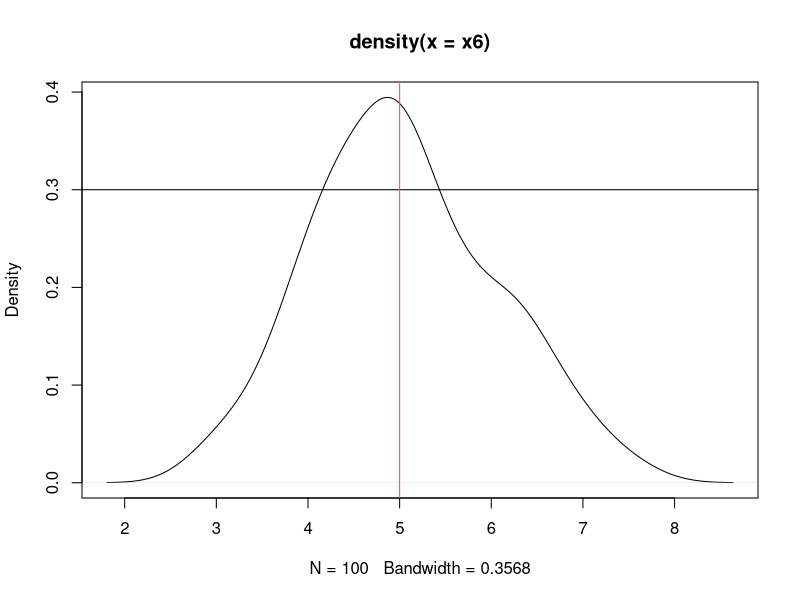

The R source for this figure: (Note: this script raises an error after producing the figure.)
# Vectors and Basic Statistics - Univariate Analysis
#packages required - e1071, modeest
#single dimension of same data type
#x = c(3, 'Data', TRUE) # cannotr

#create numbers in sequence----
(x1 <- 10:19)
x1
(x1 = 10:19)
(x1 = sample(x=10:19))#pick in random order
x1

print(x1) #see the position numbers start from 1
(y = 10:100)
y[1:10]


#subset/ filter values on condition, position----
x1[x1 > 15]
x1[x1 < 13]
x1[(x1 < 14) | (x1 > 17)]
x1[(x1 > 14) & (x1 < 17)]

#Subset values on position
x1
length(x1)
x1[1]
x1[3:6]
x1[c(3,6,7)]
x1[seq(2,10,2)]
x1
x1[-5]
x1[-c(1,3,7)]

#sort
(x1=sample(x=10:200))
length(x1)
sort(x1)
sort(x1, decreasing=T)
x1
rev(x1)  #rev is different from decreasing order


#generate numbers different way----
(x2 = c(4,7,3,9,11))
#c - combine values in a vector variable
(x3 = seq(from=0, to=100, by=5))
(x4 = c(rep(4,times=3), rep(7, times=4)))
(x5 = c(rep(c(1,2,3), times=c(5,4,3))))
rep(1,5); rep(c(1,3),5)
rep(1, times=5)

#Using probability Distributions
(x6 = rnorm(n=100, mean=5, sd=1))
mean(x6)
plot(density(x6))
abline(v=5, h=0.3, col=1:2)
sd(x6)
(x7 = runif(n=10, min=2, max=10))

#removing decimal places/ round----
floor(10.35)
x6
floor(x6)
ceiling(x6)
trunc(x6)
round(x6,digits=2)  #round to decimal places
signif(x6,digits=3)  #round to specified no of digits

# Basic operations on vector----
x1
sum(x1)
cumsum(x1) # cumulative sum
cumprod(x1)
x1 * 2  # multiple by 2
x1 * c(2,4) #multiple 2 & 4 alternatively
x1
#similarly other operators can be used
x1/2
x1 ^ 2
x1 ** 2
x1 %% 2
sqrt(x1)
sin(x1)

#concatenate vectors
x1; x2
(x8 = c(x1, x2))
x8

#min, max, compare ----
min(x1)
max(x1)
mean(x1)
median(x1)
mode(x1) #this mode is not stats mode
length(x1)  #no of values
x1==x2
5 < 6
5 > 6
5 == 6
5 <= 6

#attributes----
str(x1)
class(x1)
typeof(x1)
summary(x1)
head(x1)
head(x1,n=3)
tail(x1)


#missing values in vector (NA)----
(x9 = c(1,5,14,NA,20,17, NA,9))
sum(x9) #error
is.na(x9) #T & F 
#how many missing values
sum(is.na(x9))
sum(x9, na.rm=T)
na.omit(x9)
na.exclude(x9)
#impute
x9[is.na(x9)] = mean(x9, na.rm=T)
x9

#Other Vectors----
class(x1)
(x11 = c(10.4, 12.4, 15, 20)) #numeric
class(x11)
(x12 = c(3L,6L,9L, 15L)) #integer
class(x12)

#character----
(x13 = c('henry', 'harvin', 'education'))
class(x13)
toupper(x13)
casefold(x13,upper=T)

(x14 = c("BUSINESS", "MARKETING", 'FINANCIAL'))
tolower(x14)
casefold(x14,upper=F)

chartr("BMF","bmF",x14) #replace BMF with bmF
strsplit(x14, "E") #split at point E is found


#Logical Vectors----
(x20 = c(TRUE, FALSE, T, F, TRUE))
class(x20)
sum(x20) #how many T
x20[x20 ==T ] # T=1
table(x20)  #T & F count

#names to vector elements----
x14
names(x14) = c('CBAP','CMAP',"CFAP")
x14
x14["CMAP"]  #value of label CMAP


#paste ----
paste("Product",1,sep="-")
paste("Coy",1,sep="$")
paste("Product",1:10,sep="-")

#Generate Sample values----
(x25 = ceiling(rnorm(10, mean=60, sd=10)))
(x26a = sample(c("Male","Female")))
(x26b = sample(c("Male","Female"), size=10))#error
(x26c = sample(c("Male","Female"), size=10, replace=T))
table(x26c)
(x26d = sample(c("Male","Female"), size=10, replace=T, prob=c(.6, .4)))
table(x26d) #will not be exactly as per prob as sample size is less

(x26e = sample(c("Male","Female"), size=10000, replace=T, prob=c(.6, .4)))  #increase sample size
table(x26e) # approx as per prob
prop.table(table(x26e))

#sampling----
#using sampling with set.seed for repeating pattern
(x27a = sample(c("Phd","MBA", "BBA"), size=10, replace=T))
table(x27a)
(x27b = sample(c("Phd","MBA", "BBA"), size=10, replace=T))
table(x27b)
x27a==x27b  #not same

#how to regenerate the sample pattern using seed value
set.seed(123)  #123 can be any number
(x28a = sample(c("Phd","MBA", "BBA"), size=10, replace=T))
table(x28a)
set.seed(123)  #repeat this
(x28b = sample(c("Phd","MBA", "BBA"), size=10, replace=T))
table(x28b)
x28a==x28b  #all are same


#Univariate Analysis----
#Basic Statistics on Single Variable
#continuous values
(x30 = rnorm(100, mean=60, sd=5))

#discrete category values- unordered
(x31a = sample(c('Phd','MBA','BBA'), size=100, replace=T, prob=c(.1,.3, .6)))
(x31 = factor(x31a))

#ordered category
(x32a = sample(c('Excellent','Good','Satisfactory','Poor'), size=100, replace=T, prob=c(.3,.4,.2,.1)))
(x32  = factor(x32a, ordered=T, levels=c('Poor','Satisfactory','Good','Excellent')))

#summary
summary(x30)
summary(x31)
summary(x32)
table(x31)
prop.table(table(x31))
length(x30)

#plots-----
hist(x30)
hist(x30, breaks=10, col=1:10)
plot(x30)
boxplot(x30)
abline(h=summary(x30))

#categorical variable
table(x31)
barplot(table(x31), horiz=T)
barplot(table(x32), horiz=F, col=1:4)
pie(table(x32))

#Statistics----
mean(x30)
var(x30)
sd(x30)
sqrt(var(x30))
min(x30)
max(x30)
range(x30)

plot(density(x30))
e1071::skewness(x30)
e1071::kurtosis(x30)
Hmisc::describe(x30)
quantile(x30)
quantile(x30, prob=c(seq(0,1,by=.1)))
quantile(x30, prob=c(seq(0,1,by=.01)))
range(x30)
stem(x30)

#mode----
#mode of continous 
modeest::mlv(x30,method='shorth')
#mode of categorical variable
x31
(courses = table(x31))
names(courses)[courses == max(courses)]

#Frequency Table----
#generate sample data using uniform distribution from 0 to 100
(x33 = runif(100, min=0, max=100))
range(x33)
length(x33)
# Divide range into step of 20 ie 5 levels
(breaks = seq(0,100,by=20))
length(breaks)
(x33.cut = cut(x33, breaks))
head(cbind(x33, x33.cut))
table(x33.cut)
(freqtable = cbind(table(x33.cut)))  #see it vertically
barplot(freqtable, beside = T, names.arg = row.names(freqtable))


#give intervals a Label values A, B..
LETTERS[1:5]
(x33b.cut = cut(x33, breaks, labels=LETTERS[1:length(breaks)-1]))
x33b.cut

(table(x33b.cut))
(freqtable2 = cbind(table(x33b.cut)))
row.names(freqtable2)

barplot(freqtable2, beside = T, col=1:5, names.arg = row.names(freqtable2), ylim=c(0, max(freqtable2)+5))

title(main="Distribution of Values", sub='Frequency Table')
text(x=(1:nrow(freqtable2))+.5, y=freqtable2+3, freqtable2, col=1:5)


#Undersand other Data Structures and various analysis on them
#matrix, data.frame
